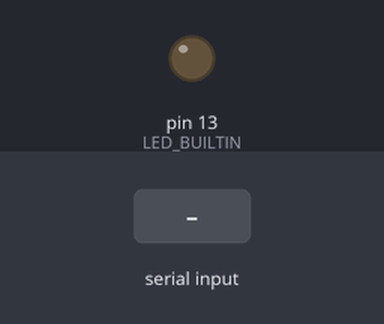
Bench run of a sketch on a simulated Arduino Uno, built with avr-gcc and run on an emulated ATmega328P. Shown: output pins drawn as LEDs (lit = HIGH). The test bench sets the inputs (shaded band). What the sketch prints to the serial monitor is not drawn.

Above: at 1.2 s.
1.3 s: "H" received over Serial
At 2.5 s:
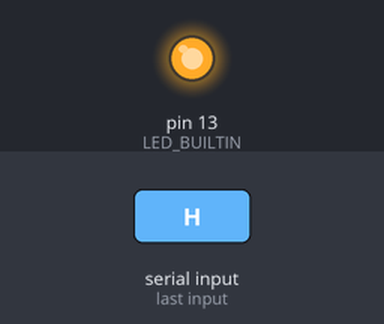
2.8 s: "L" received over Serial
At 3.9 s:
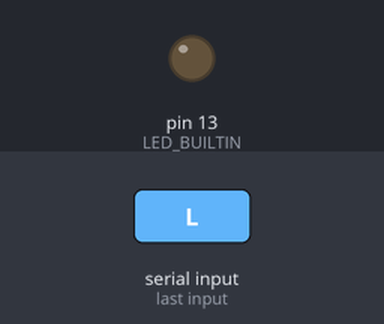
Timing chart, 0 to 5.8 s (numbered marks = the images above; inputs shaded):
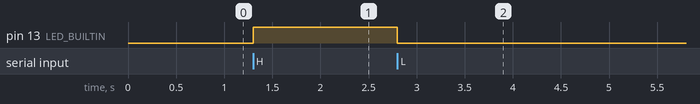

The sketch:

02c_UART_zapalanie_LED_odbiornik.ino
```cpp
int dane_odebrane;

void setup() {
  // Inicjacja komunikacji serial
  Serial.begin(9600);
  Serial.println("Inicjacja komunikacji");
  pinMode(LED_BUILTIN, OUTPUT);
  digitalWrite(LED_BUILTIN, LOW);
}

void loop() {
//Jeśli są dostepne dane serial to sprawdź jakie
  if (Serial.available() > 0) {
    // Przeczytaj ostatnie dane z bufora
    dane_odebrane = Serial.read();
    //Jeśli to jest duże "H", to zapal diodę LED
    if (dane_odebrane == 'H') {
      digitalWrite(LED_BUILTIN, HIGH);
    }
    //Jeśli to jest duże "L", to zgaś diodę LED
    if (dane_odebrane == 'L') {
      digitalWrite(LED_BUILTIN, LOW);
    }
  }
}
```

Measured:
- after the input at 1.3 s, pin 13 (LED_BUILTIN): LOW → HIGH at once
- after the input at 2.8 s, pin 13 (LED_BUILTIN): HIGH → LOW at once
